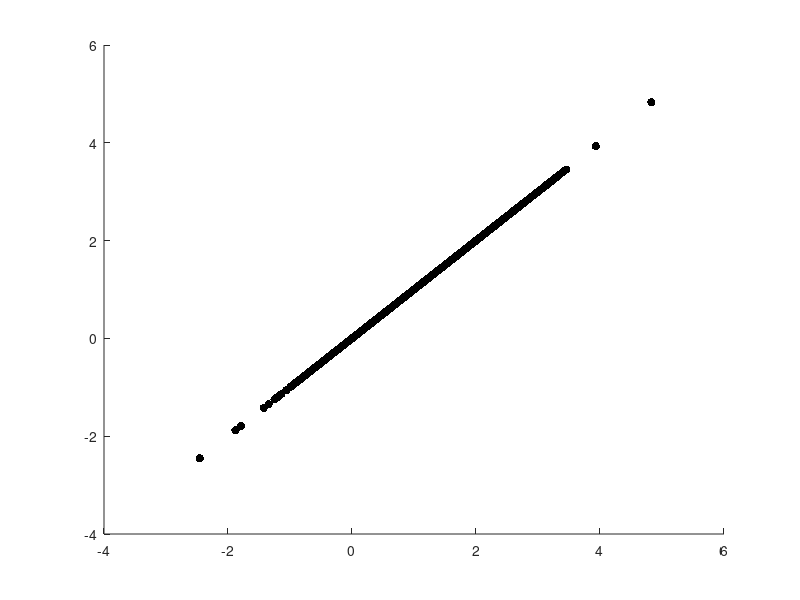
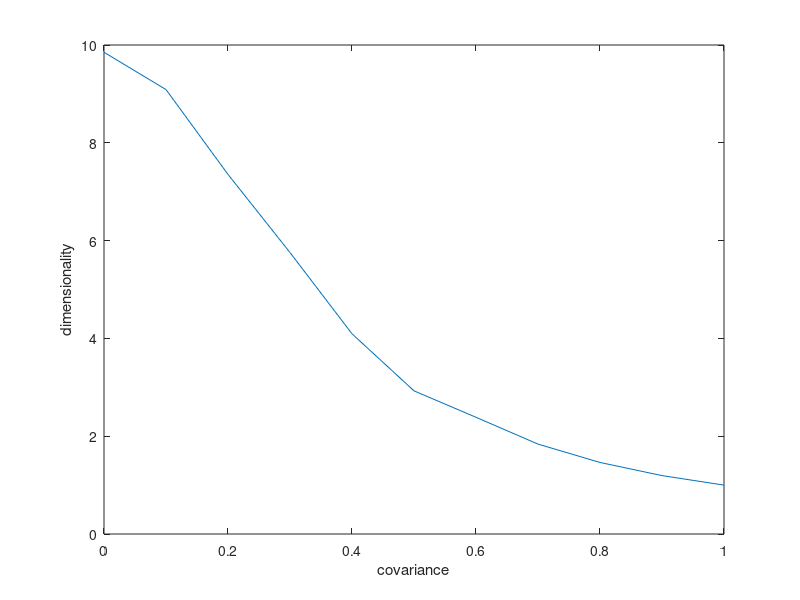

The MATLAB script that drew these images, in order:
%% How to determine dimensionality of a set of signals:
%From Jesse Gilmer

Signals = rand(1000,100); % Your signal should go here instead.
%Signals needs to be in  Data x Trials (data in cols) format

%Columns: cells, Rows: dF/F
%Rows: trials, Columns: electrodes

Dimensionality = nansum(eig(cov(Signals)))^2/nansum(eig(cov(Signals)).^2);
% Sum of the eigen values squared divided by the sum of the squared eigen
% values.


%% Test to see if dimensionality decreases with covariance, as expected:
visualize = 1; % turn off to stop seeing plots.
n_sigs = 10;

i = 1; %itterator
for COV = 0:.1:1 %Step through covariance values
    SIGMA = ones(n_sigs,n_sigs)*COV; % Make a covariance matrix.
    SIGMA(diag(ones(1,n_sigs))==1)= 1; % Set the self-covariance to 1.
    
    Signal = mvnrnd(ones(1,n_sigs),SIGMA,1000); % Make a set of signals with a known cov.
    
    % See the signal:
    if visualize == 1
        figure(1);
        scatter(Signal(:,1),Signal(:,2),'k','filled')
        pause(.5)
    end
    
    COV_out(i) = COV; % Save cov and dim in a step series.
    Dim_out(i) = nansum(eig(cov(Signal)))^2/nansum(eig(cov(Signal)).^2);
    i = i+1; %itt ++
end

if visualize == 1
    figure(2);
    plot(COV_out,Dim_out)
    xlabel('covariance')
    ylabel('dimensionality')
end

% If dim(Cov == 0) is roughly = to n_sigs, this was successful.
    